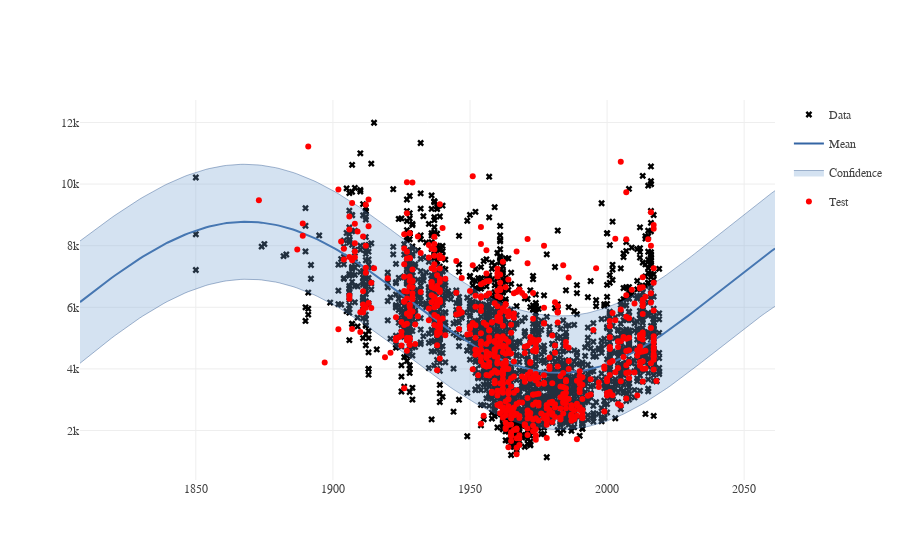

Notebook code cell kept with this figure:
### Markdown cell above
### GP for price prediction per year
Let's do this boys: http://nbviewer.jupyter.org/github/SheffieldML/notebook/blob/master/GPy/sampling_hmc.ipynb
And some other stuff from here: http://nbviewer.jupyter.org/github/SheffieldML/notebook/blob/master/GPy/index.ipynb

### Code cell
X_train = np.array(train_data[['year']])
Y_train = np.array(train_data['price_per_square_meter'])[:, None]

X_test = np.array(test_data[['year']])
Y_test = np.array(test_data['price_per_square_meter'])[:, None]

kernel = GPy.kern.RBF(input_dim=X_train.shape[1], variance=10., lengthscale=1.) 

m = GPy.models.GPRegression(X_train, Y_train, kernel)
m.optimize(messages=True)

utils.model_information(m, X_test, Y_test, plot_test_data = True)

### Figure 1 — Plotly figure (JSON) as saved in the notebook; plotly's stock layout.template omitted (floating-point values rounded to 4 significant figures; data arrays with more than 128 entries replaced by an {"elided": "..."} marker saying what was removed)
{"data": [{"marker": {"color": "black", "colorscale": null, "symbol": "x"}, "mode": "markers", "name": "Data", "showlegend": true, "type": "scatter", "x": {"elided": "2661 int values"}, "xaxis": "x1", "y": {"elided": "2661 int values"}, "yaxis": "y1"}, {"line": {"color": "#3465a4", "width": 2}, "mode": "lines", "name": "Mean", "showlegend": true, "type": "scatter", "x": {"elided": "200 float values"}, "xaxis": "x1", "y": {"elided": "200 float values"}, "yaxis": "y1"}, {"fillcolor": "rgba(114, 159, 207, 0.3)", "legendgroup": "Confidence_fill_(1,1)", "line": {"color": "#204a87", "width": 0.4}, "mode": "lines", "name": "Confidence", "opacity": 0.3, "showlegend": false, "type": "scatter", "x": {"elided": "200 float values"}, "xaxis": "x1", "y": {"elided": "200 float values"}, "yaxis": "y1"}, {"fill": "tonextx", "fillcolor": "rgba(114, 159, 207, 0.3)", "legendgroup": "Confidence_fill_(1,1)", "line": {"color": "#204a87", "width": 0.4}, "mode": "lines", "name": "Confidence", "opacity": 0.3, "showlegend": true, "type": "scatter", "x": {"elided": "200 float values"}, "xaxis": "x1", "y": {"elided": "200 float values"}, "yaxis": "y1"}, {"marker": {"color": "red", "colorscale": null}, "mode": "markers", "name": "Test", "showlegend": true, "type": "scatter", "x": {"elided": "666 int values"}, "y": {"elided": "666 int values"}}], "layout": {"font": {"family": "Raleway, sans-serif"}, "showlegend": true, "xaxis1": {"anchor": "y1", "domain": [0, 1]}, "yaxis1": {"anchor": "x1", "domain": [0, 1]}}}
